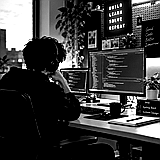
#> input picture profile/source-prepped.png, 160 x 160 px
$ python make_ascii_svg.py
#> lines starting #> are read from the running program, lines starting #| are printed output that depends on the picture
from pathlib import Path
from PIL import Image
import html

BASE_DIR = Path(__file__).resolve().parent.parent

INPUT = BASE_DIR / "profile" / "source-prepped.png"
OUTPUT = BASE_DIR / "profile" / "ascii.svg"

print("Input:", INPUT)
print("Input exists:", INPUT.exists())

if not INPUT.exists():
    raise FileNotFoundError(f"Image not found: {INPUT}")

RAMP = " .:-=+*#%@"

COLS = 90
ROWS = 55
CHAR_WIDTH = 8
CHAR_HEIGHT = 11

WIDTH = COLS * CHAR_WIDTH
HEIGHT = ROWS * CHAR_HEIGHT

img = Image.open(INPUT).convert("L")
#> img is the input picture: PIL image 160x160 L; min 0, max 255, mean 59.1
img = img.resize((COLS, ROWS))
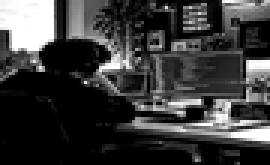
#> img: PIL image 90x55 L (shown 3 times larger); min 0, max 255, mean 59.3

pixels = list(img.getdata())
#> pixels = 4950 values, max 255 at index 7, min 0 at index 21, mean 59.27

lines = []

for y in range(ROWS):
    line = ""

    for x in range(COLS):
        brightness = pixels[y * COLS + x]

        index = int((255 - brightness) / 256 * len(RAMP))
        index = min(index, len(RAMP) - 1)

        char = RAMP[index]

        if char == " ":
            char = "&#160;"
        else:
            char = html.escape(char)

        line += char

    lines.append(line)
#> after the loop, lines = 55 items

svg = f'''<?xml version="1.0" encoding="UTF-8"?>

<svg xmlns="http://www.w3.org/2000/svg"
     width="{WIDTH}"
     height="{HEIGHT}"
     viewBox="0 0 {WIDTH} {HEIGHT}">

<style>

.ascii {{
    font-family: "Courier New", monospace;
    font-size: 11px;
    font-weight: bold;
    fill: #c9d1d9;
}}

.row {{
    opacity: 0;
    animation: reveal 0.4s ease-out forwards;
}}

@keyframes reveal {{
    from {{
        opacity: 0;
        transform: translateX(-15px);
    }}

    to {{
        opacity: 1;
        transform: translateX(0);
    }}
}}

</style>

<rect width="100%" height="100%" fill="#0d1117"/>

'''

for y, line in enumerate(lines):

    delay = y * 0.04

    svg += f'''
<text
    class="ascii row"
    x="0"
    y="{(y + 1) * CHAR_HEIGHT}"
    style="animation-delay:{delay:.3f}s"
>
{line}
</text>
'''
#> this loop made 55 passes

svg += """
</svg>
"""

OUTPUT.write_text(svg, encoding="utf-8")

print()
print("SUCCESS!")
print("ASCII SVG created:")
print(OUTPUT)
print("File exists:", OUTPUT.exists())
print("File size:", OUTPUT.stat().st_size, "bytes")

$ run again, with profile/profile-photo.png copied over profile/source-prepped.png
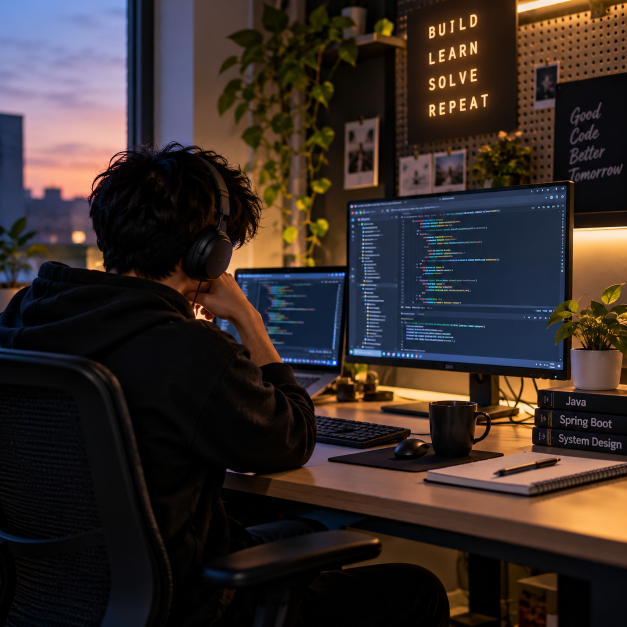
#> input picture profile/profile-photo.png, 1254 x 1254 px (shown at 1/2 size)
#> `img = Image.open(INPUT).convert("L")`:
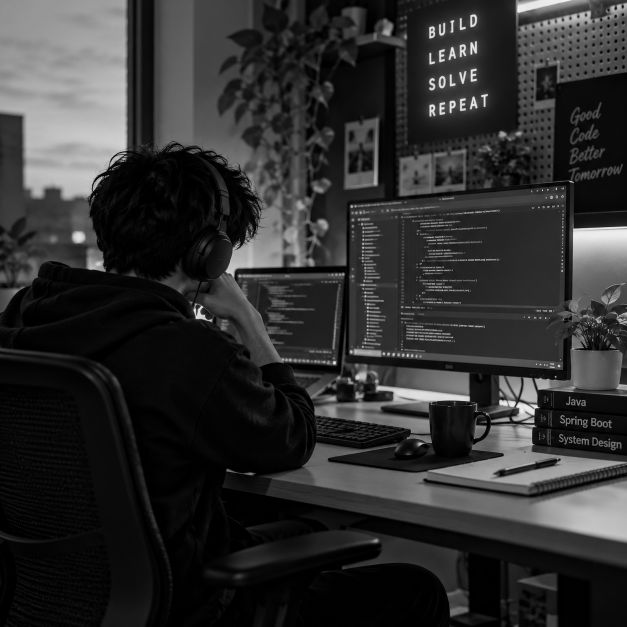
#> img: PIL image 1254x1254 L (shown at 1/2 size); min 0, max 254, mean 47
#> `img = img.resize((COLS, ROWS))`:
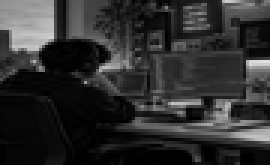
#> img: PIL image 90x55 L (shown 3 times larger); min 0, max 225, mean 47
#> pixels = 4950 values, max 225 at index 1889, min 0 at index 143, mean 46.96
#> after the loop `for y in range(ROWS):`: lines = 55 items
#> the loop `for y, line in enumerate(lines): ` made 55 passes
#> delay on passes 1 to 8: 0, 0.04, 0.08, 0.12, 0.16, 0.2, 0.24, 0.28
